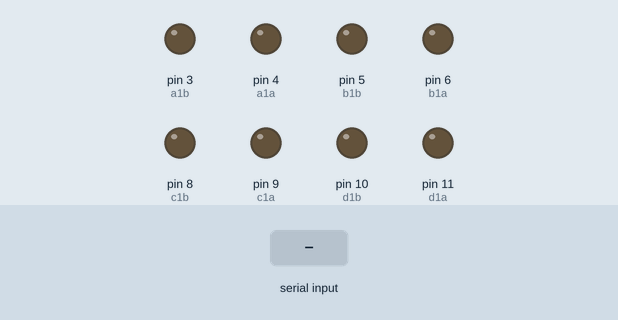
This sketch was run on a simulated Arduino Uno, built with avr-gcc and run on an emulated ATmega328P. Shown: output pins drawn as LEDs (lit = HIGH). The inputs (shaded band) are chosen by the test bench.

Above: at 1.2 s.
1.3 s: "0" received over Serial
At 2.2 s:
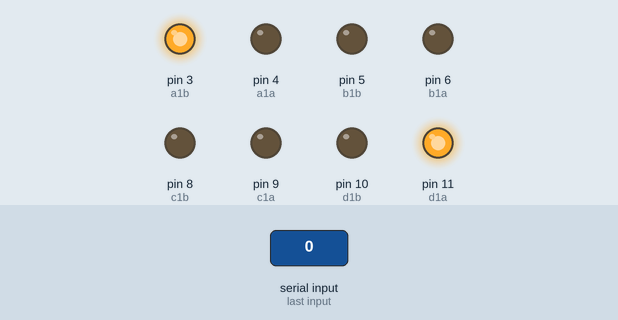
2.8 s: "0" received over Serial
At 3.4 s:
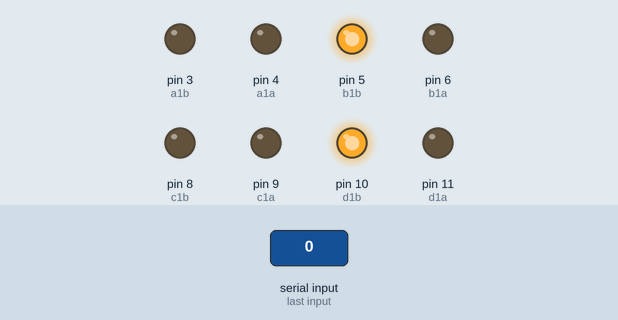
4.3 s: "1" received over Serial
At 5.7 s:
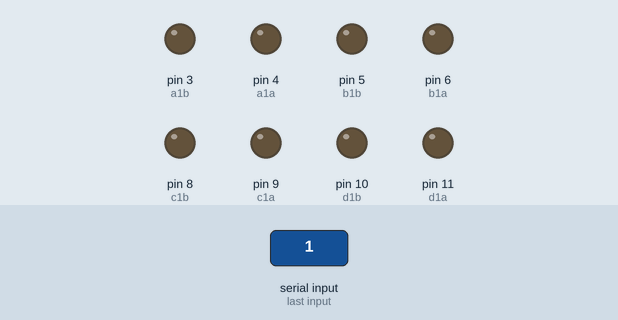
Timing chart, 0 to 7.3 s (numbered marks = the images above; inputs shaded):
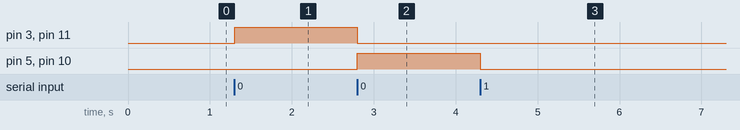

The sketch:

piano_actuator_uno_copy_nochanges.ino
```cpp
// Customized parameters
int vibDirection = 0; // 0 for left, 1 for right

// Layer 1 (horizontal)
const int a1a = 4;
const int a1b = 3;
const int b1a = 6;
const int b1b = 5;
double l1DragFreq = 1;
double l1DragInterval = (1.0/(l1DragFreq * 2)) * 1000.0;
unsigned long l1DragPreviousMillis = 0;
int l1LOn = LOW;
int l1ROn = LOW;

// Layer 2 (vertical)
const int c1a = 9;
const int c1b = 8;
const int d1a = 11;
const int d1b = 10;
double l2VibFreq = 40;
double l2VibInterval = (1.0/(l2VibFreq * 2)) * 1000.0;
unsigned long l2VibPreviousMillis = 0;
int l2LOn = LOW;
int l2ROn = LOW;

void setup() {
  // put your setup code here, to run once:
  Serial.begin(9600);
  pinMode(a1a, OUTPUT);
  pinMode(a1b, OUTPUT);
  pinMode(b1a, OUTPUT);
  pinMode(b1b, OUTPUT);
  pinMode(c1a, OUTPUT);
  pinMode(c1b, OUTPUT);
  pinMode(d1a, OUTPUT);
  pinMode(d1b, OUTPUT);

  // Initialization
  l1InitiatePinOuts();
  l2InitiatePinOuts();
  while(!Serial){}
}

void loop() {
  if(Serial.available()) {
  switch(Serial.read()) {
  case '0':
  // put your main code here, to run repeatedly:
  if (millis() >= l1DragPreviousMillis + l1DragInterval) {
    l1DragPreviousMillis = millis();
    l1LOn = l1LOn == LOW?HIGH:LOW;
    l1ROn = 1 - l1LOn;
    l1Drag();
  }

  if (vibDirection == 0) { // indicate left direction
    if (millis() >= l2VibPreviousMillis + l2VibInterval) {
      l2VibPreviousMillis = millis();
      l2ROn = l2ROn == LOW?HIGH:LOW;
      l2RVib();
    }
  } else if (vibDirection == 1) { // indicate right direction
    if (millis() >= l2VibPreviousMillis + l2VibInterval) {
      l2VibPreviousMillis = millis();
      l2LOn = l2LOn == LOW?HIGH:LOW;
      l2LVib();
    }
   }

  if (millis() >= l2VibPreviousMillis + l2VibInterval) {
    l2VibPreviousMillis = millis();
    l2ROn = l2ROn == LOW?HIGH:LOW;
    l2RVib();
    }
    break;
  default:
  l1InitiatePinOuts();
  l2InitiatePinOuts();
  break;
  }
  }
}

void l1InitiatePinOuts() {
  digitalWrite(a1a, LOW);
  digitalWrite(a1b, LOW);
  digitalWrite(b1a, LOW);
  digitalWrite(b1b, LOW);
  l1LOn = LOW;
  l1ROn = LOW;
}

void l2InitiatePinOuts() {
  digitalWrite(c1a, LOW);
  digitalWrite(c1b, LOW);
  digitalWrite(d1a, LOW);
  digitalWrite(d1b, LOW);
  l2LOn = LOW;
  l2ROn = LOW;
}

void l1Drag() {
  digitalWrite(a1a, LOW);
  digitalWrite(a1b, l1LOn);
  digitalWrite(b1a, LOW);
  digitalWrite(b1b, l1ROn);
}

void l1Vib() {
  digitalWrite(a1a, l1LOn);
  digitalWrite(a1b, 1- l1LOn);
  digitalWrite(b1a, l1ROn);
  digitalWrite(b1b, 1 - l1ROn);
}

void l2Drag() {
  digitalWrite(c1a, LOW);
  digitalWrite(c1b, l2LOn);
  digitalWrite(b1a, LOW);
  digitalWrite(b1b, l2ROn);
}

void l2Vib() {
  digitalWrite(c1a, l2LOn);
  digitalWrite(c1b, 1 - l2LOn);
  digitalWrite(d1a, l2ROn);
  digitalWrite(d1b, 1 - l2ROn);
}

void l2LVib() {
  digitalWrite(c1a, l2LOn);
  digitalWrite(c1b, 1 - l2LOn);
  digitalWrite(d1a, LOW);
  digitalWrite(d1b, LOW);
}

void l2RVib() {
  digitalWrite(c1a, LOW);
  digitalWrite(c1b, LOW);
  digitalWrite(d1a, l2ROn);
  digitalWrite(d1b, 1- l2ROn);
}
```

Measured:
- after the input at 1.3 s, pin 3 (a1b), pin 11 (d1a): LOW → HIGH at once
- after the input at 2.8 s, pin 3 (a1b), pin 11 (d1a): HIGH → LOW at once; pin 5 (b1b), pin 10 (d1b): LOW → HIGH at once
- after the input at 4.3 s, pin 5 (b1b), pin 10 (d1b): HIGH → LOW at once
